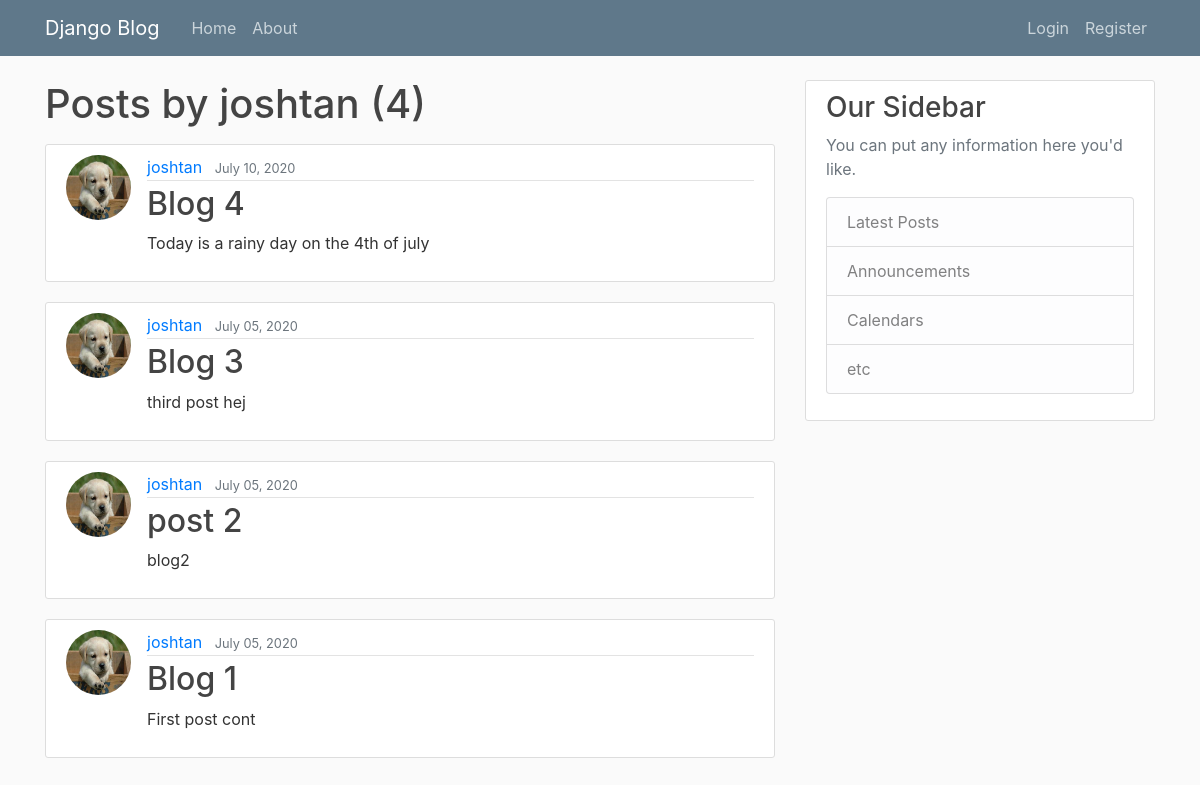
The page /user/joshtan on the database as committed earlier.
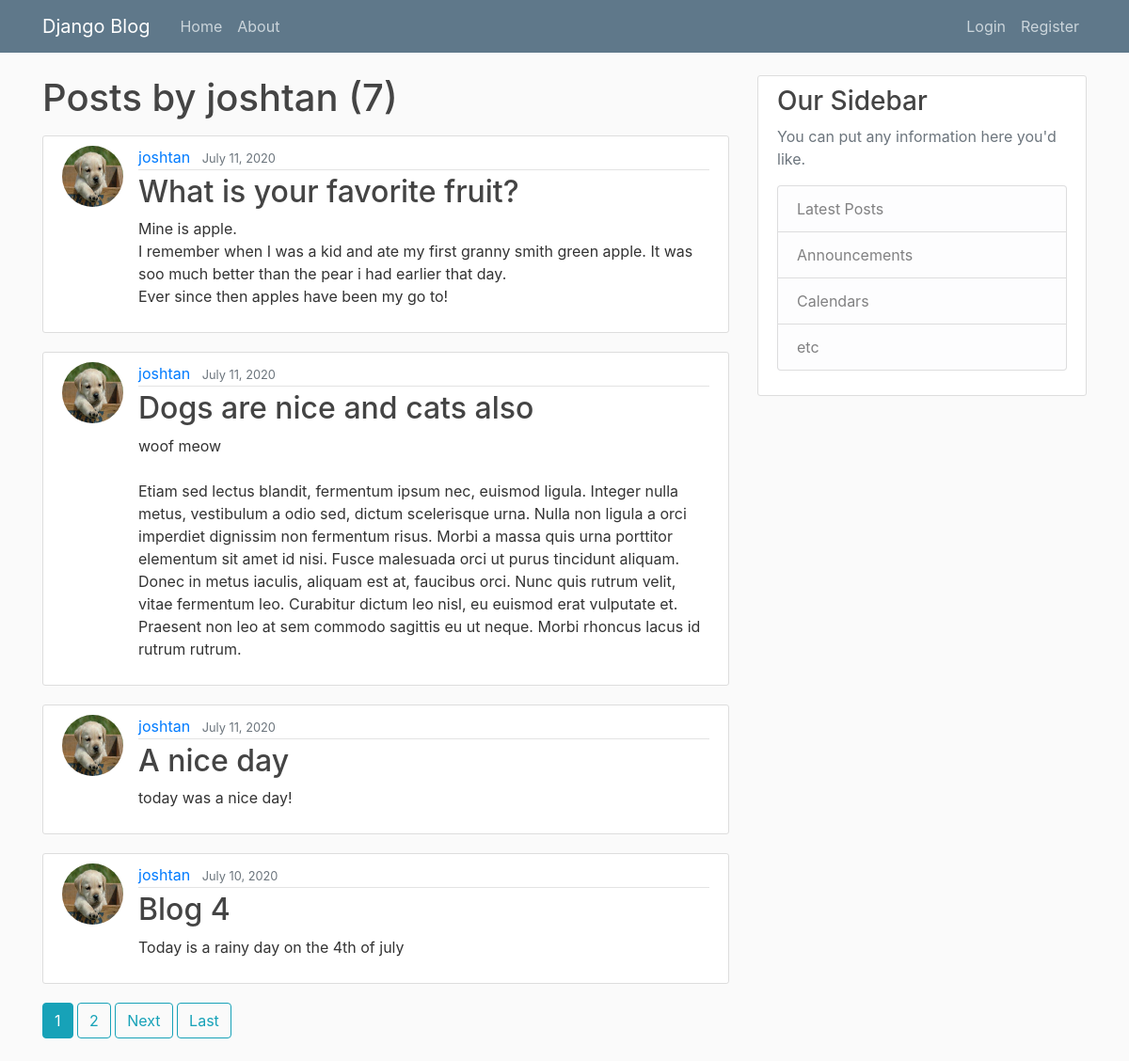
The same page on the database as committed later.
### blog/models.py (models this page shows, shortened)
class Post(models.Model):
    title = models.CharField(max_length=100)
    content = models.TextField()
    date_posted = models.DateTimeField(default=timezone.now)
    author = models.ForeignKey(User, on_delete=models.CASCADE)

### users/models.py (models this page shows, shortened)
class Profile(models.Model):
    user = models.OneToOneField(User, on_delete=models.CASCADE)
    image = models.ImageField(default='default.jpg', upload_to='profile_pics')

### blog/views.py (the view)
# urls.py: path('user/<str:username>', UserPostListView.as_view(), name='user-posts'),
class UserPostListView(ListView):
    model = Post
    template_name = 'blog/user_posts.html' # <app>/<model>_<viewtype>.html
    context_object_name = 'posts'
    paginate_by = 4
    def get_queryset(self):
        user = get_object_or_404(User, username=self.kwargs.get('username'))
        return Post.objects.filter(author=user).order_by('-date_posted')

### blog/templates/blog/user_posts.html (shortened to what this page needs)
{% extends "blog/base.html" %}
{% block content %}
    <h1 class="mb-3">Posts by {{ view.kwargs.username }} ({{ page_obj.paginator.count }})</h1>
    {% for post in posts %}
        <article class="media content-section">
            <img class="rounded-circle article-img" src="{{ post.author.profile.image.url }}">
            <div class="media-body">
            <div class="article-metadata">
                <a class="mr-2" href="{% url 'user-posts' post.author.username %}">{{ post.author }}</a>
                <small class="text-muted">{{ post.date_posted|date:"F d, Y" }}</small>
            </div>
            <h2><a class="article-title" href="{% url 'post-detail' post.id %}">{{ post.title }}</a></h2>
            <p class="article-content">{{ post.content }}</p>
            </div>
        </article>
        {% endfor %}
        {% if is_paginated %}
            {% for num in page_obj.paginator.page_range %}
                {% if page_obj.number == num %}
                    <a class="btn btn-info mb-4" href="?page={{ num }}">{{ num }}</a>
                {% elif num > page_obj.number|add:'-3' and num < page_obj.number|add:'3' %}
                <a class="btn btn-outline-info mb-4" href="?page={{ num }}">{{ num }}</a>
                {% endif %}
            {% endfor %}
            {% if page_obj.has_next %}
            <a class="btn btn-outline-info mb-4" href="?page={{ page_obj.next_page_number }}">Next</a>
            <a class="btn btn-outline-info mb-4" href="?page= {{ page_obj.paginator.num_pages }}">Last</a>
            {% endif %}
        {% endif %}
{% endblock content %}

Rows that differ between the two databases and show on the page:
no longer on this page (row unchanged): Post: author.profile.image (picture), author "joshtan", date_posted "July 05, 2020", title "Blog 3", content "third post hej"
no longer on this page (row unchanged): Post: author.profile.image (picture), author "joshtan", date_posted "July 05, 2020", title "post 2", content "blog2"
no longer on this page (row unchanged): Post: author.profile.image (picture), author "joshtan", date_posted "July 05, 2020", title "Blog 1", content "First post cont"
added Post: author.profile.image (picture), author "joshtan", date_posted "July 11, 2020", title "What is your favorite fruit?", content "Mine is apple. I remember when I was a kid and ate my first granny smith green apple. It was soo much better than the pear i had earlier that day. Ever since then apples have been my go to!"
added Post: author.profile.image (picture), author "joshtan", date_posted "July 11, 2020", title "Dogs are nice and cats also", content "woof meow Etiam sed lectus blandit, fermentum ipsum nec, euismod ligula. Integer nulla metus, vestibulum a odio sed, dictum scelerisque urna. Nulla non ligula a orci imperdiet dignissim non fermentum risus. Morbi a massa quis urna porttitor elementum sit amet id nisi. Fusce malesuada orci ut purus tincidunt aliquam. Donec in metus iaculis, aliquam est at, faucibus orci. Nunc quis rutrum velit, vitae fermentum leo. Curabitur dictum leo nisl, eu euismod erat vulputate et. Praesent non leo at sem commodo sagittis eu ut neque. Morbi rhoncus lacus id rutrum rutrum."
added Post: author.profile.image (picture), author "joshtan", date_posted "July 11, 2020", title "A nice day", content "today was a nice day!"
Other text that changed with them:
{{ page_obj.paginator.count }}: "4" → "7"
new list line: "1"
new list line: "2"
text now shown: "Next Last"
